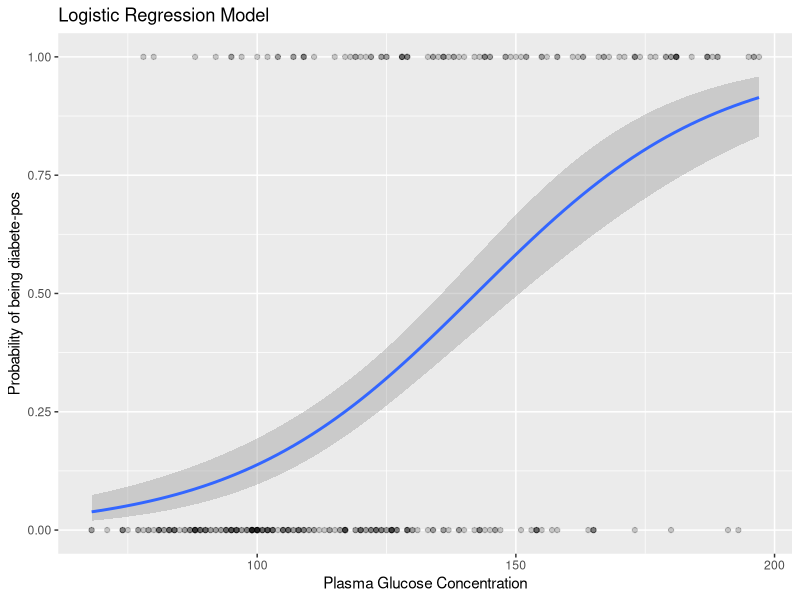

Here is the R script that generated this plot:
#############################################################
# Classification Methods Essentials
# Logistic Regression Essentials in R
# http://www.sthda.com/english/articles/36-classification-methods-essentials/151-logistic-regression-essentials-in-r
#############################################################
# In this chapter you’ll learn how to:
  
# Define the logistic regression equation and key terms such as log-odds and logit
# Perform logistic regression in R and interpret the results
# Make predictions on new test data and evaluate the model accuracy

library(tidyverse)
library(caret)
library(glmnet)

# Load the data and remove NAs
data("PimaIndiansDiabetes2", package = "mlbench")
PimaIndiansDiabetes2 <- na.omit(PimaIndiansDiabetes2)
# Inspect the data
sample_n(PimaIndiansDiabetes2, 3)
# Split the data into training and test set
set.seed(123)
training.samples <- PimaIndiansDiabetes2$diabetes %>% 
  createDataPartition(p = 0.8, list = FALSE) # A series of test/training partitions are created, 80% percent.
train.data  <- PimaIndiansDiabetes2[training.samples, ]
test.data <- PimaIndiansDiabetes2[-training.samples, ]


################# Quick start R code################
# Fit the model
model <- glm( diabetes ~., data = train.data, family = binomial)
# Summarize the model
summary(model)
# Make predictions
probabilities <- model %>% predict(test.data, type = "response")
predicted.classes <- ifelse(probabilities > 0.5, "pos", "neg")
# Model accuracy
mean(predicted.classes == test.data$diabetes)

################Simple logistic regression ##############
# The simple logistic regression is used to predict the probability of class membership based on one single predictor variable.
# The following R code builds a model to predict the probability of being diabetes-positive based on the plasma glucose concentration:
model <- glm( diabetes ~ glucose, data = train.data, family = binomial)
summary(model)$coef
# The output above shows the estimate of the regression beta coefficients and their significance levels. 
# The intercept (b0) is -6.32 and the coefficient of glucose variable is 0.043.
# The logistic equation can be written as p = exp(-6.32 + 0.043*glucose)/ [1 + exp(-6.32 + 0.043*glucose)]. 
# Using this formula, for each new glucose plasma concentration value, you can predict the probability of the individuals in being diabetes positive.
# Predictions can be easily made using the function predict(). Use the option type = “response” to directly obtain the probabilities
newdata <- data.frame(glucose = c(20,  180))
probabilities <- model %>% predict(newdata, type = "response")
predicted.classes <- ifelse(probabilities > 0.5, "pos", "neg")
predicted.classes
# The logistic function gives an s-shaped probability curve illustrated as follow:
train.data %>%
  mutate(prob = ifelse(diabetes == "pos", 1, 0)) %>%
  ggplot(aes(glucose, prob)) +
  geom_point(alpha = 0.2) +
  geom_smooth(method = "glm", method.args = list(family = "binomial")) +
  labs(
    title = "Logistic Regression Model", 
    x = "Plasma Glucose Concentration",
    y = "Probability of being diabete-pos"
  )


################### Multiple logistic regression #####################

# The multiple logistic regression is used to predict the probability of class membership based on multiple predictor variables, as follow:
  
model <- glm( diabetes ~ glucose + mass + pregnant, 
                data = train.data, family = binomial)
summary(model)$coef

# Here, we want to include all the predictor variables available in the data set. This is done using ~.:
  
model <- glm( diabetes ~., data = train.data, family = binomial)
summary(model)$coef

##             Estimate Std. Error z value Pr(>|z|)
## (Intercept) -9.50372    1.31719  -7.215 5.39e-13
## pregnant     0.04571    0.06218   0.735 4.62e-01
## glucose      0.04230    0.00657   6.439 1.20e-10
## pressure    -0.00700    0.01291  -0.542 5.87e-01
## triceps      0.01858    0.01861   0.998 3.18e-01
## insulin     -0.00159    0.00139  -1.144 2.52e-01
## mass         0.04502    0.02887   1.559 1.19e-01
## pedigree     0.96845    0.46020   2.104 3.53e-02
## age          0.04256    0.02158   1.972 4.86e-02

# From the output above, the coefficients table shows the beta coefficient estimates and their significance levels. Columns are:
  
# Estimate: the intercept (b0) and the beta coefficient estimates associated to each predictor variable
# Std.Error: the standard error of the coefficient estimates. This represents the accuracy of the coefficients. The larger the standard error, the less confident we are about the estimate.
# z value: the z-statistic, which is the coefficient estimate (column 2) divided by the standard error of the estimate (column 3)
# Pr(>|z|): The p-value corresponding to the z-statistic. The smaller the p-value, the more significant the estimate is.

# Note that, the functions coef() and summary() can be used to extract only the coefficients, as follow:
  
coef(model)
summary(model )$coef

############### Interpretation #########################

# It can be seen that only 5 out of the 8 predictors are significantly associated to the outcome. These include: pregnant, glucose, pressure, mass and pedigree.

# The coefficient estimate of the variable glucose is b = 0.045, which is positive. This means that an increase in glucose is associated with increase in the probability of being diabetes-positive. However the coefficient for the variable pressure is b = -0.007, which is negative. This means that an increase in blood pressure will be associated with a decreased probability of being diabetes-positive.

# An important concept to understand, for interpreting the logistic beta coefficients, is the odds ratio. An odds ratio measures the association between a predictor variable (x) and the outcome variable (y). It represents the ratio of the odds that an event will occur (event = 1) given the presence of the predictor x (x = 1), compared to the odds of the event occurring in the absence of that predictor (x = 0).

# For a given predictor (say x1), the associated beta coefficient (b1) in the logistic regression function corresponds to the log of the odds ratio for that predictor.

# If the odds ratio is 2, then the odds that the event occurs (event = 1) are two times higher when the predictor x is present (x = 1) versus x is absent (x = 0).

# For example, the regression coefficient for glucose is 0.042. This indicate that one unit increase in the glucose concentration will increase the odds of being diabetes-positive by exp(0.042) 1.04 times.

# From the logistic regression results, it can be noticed that some variables - triceps, insulin and age - are not statistically significant. Keeping them in the model may contribute to overfitting. Therefore, they should be eliminated. This can be done automatically using statistical techniques, including stepwise regression and penalized regression methods. This methods are described in the next section. Briefly, they consist of selecting an optimal model with a reduced set of variables, without compromising the model curacy.

# Here, as we have a small number of predictors (n = 9), we can select manually the most significant:
model <- glm( diabetes ~ pregnant + glucose + pressure + mass + pedigree, 
              data = train.data, family = binomial)

################ Making predictions #####################

# We’ll make predictions using the test data in order to evaluate the performance of our logistic regression model.

# The procedure is as follow:
  
# Predict the class membership probabilities of observations based on predictor variables
# Assign the observations to the class with highest probability score (i.e above 0.5)

# The R function predict() can be used to predict the probability of being diabetes-positive, given the predictor values.

# Predict the probabilities of being diabetes-positive:
probabilities <- model %>% predict(test.data, type = "response")
head(probabilities)
##     21     25     28     29     32     36 
## 0.3914 0.6706 0.0501 0.5735 0.6444 0.1494
# Which classes do these probabilities refer to? In our example, the output is the probability that the diabetes test will be positive. 
# We know that these values correspond to the probability of the test to be positive, 
# rather than negative, because the contrasts() function indicates that R has created a dummy variable with a 1 for “pos” and “0” for neg.
# The probabilities always refer to the class dummy-coded as “1”.
# Check the dummy coding:
contrasts(test.data$diabetes)

############## Predict the class of individuals: ###############
  
# The following R code categorizes individuals into two groups based on their predicted probabilities (p) of being diabetes-positive. 
# Individuals, with p above 0.5 (random guessing), are considered as diabetes-positive.

predicted.classes <- ifelse(probabilities > 0.5, "pos", "neg")
head(predicted.classes)
##    21    25    28    29    32    36 
## "neg" "pos" "neg" "pos" "pos" "neg"

################# Assessing model accuracy #####################

# The model accuracy is measured as the proportion of observations that have been correctly classified. 
# Inversely, the classification error is defined as the proportion of observations that have been misclassified.

# Proportion of correctly classified observations:
  
mean(predicted.classes == test.data$diabetes)

## [1] 0.756